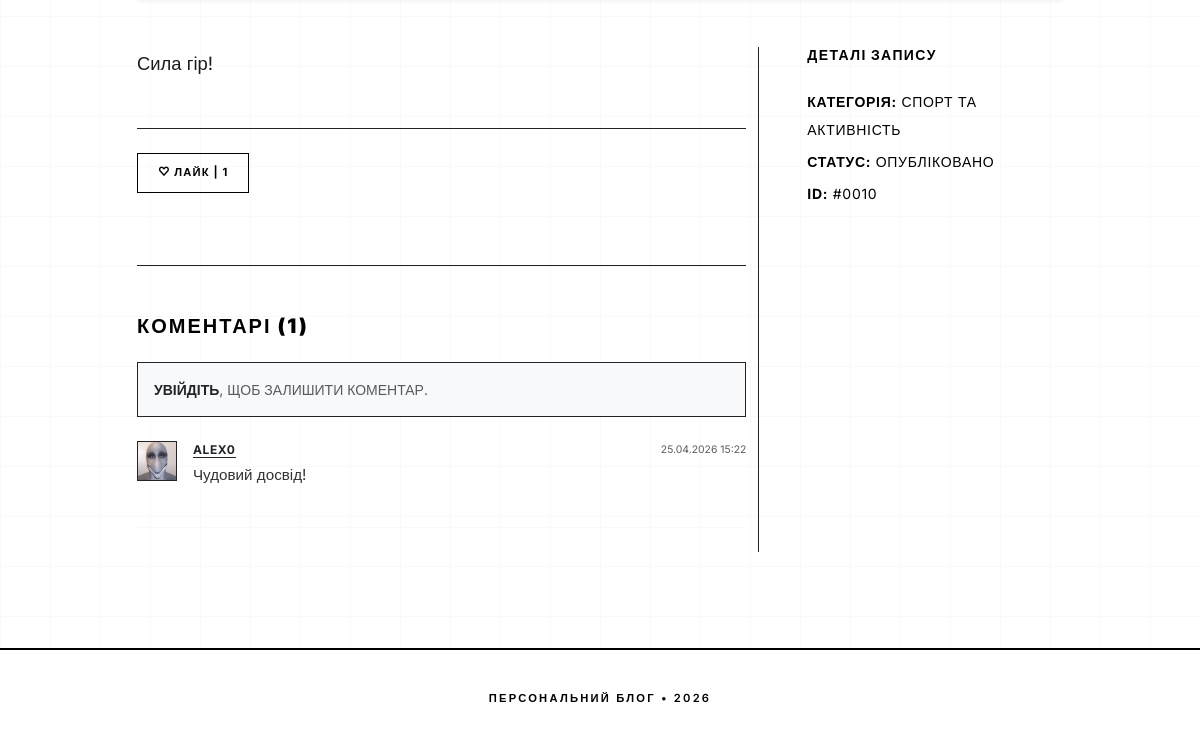
Before: /post/10/ (lower part) with the older database file.
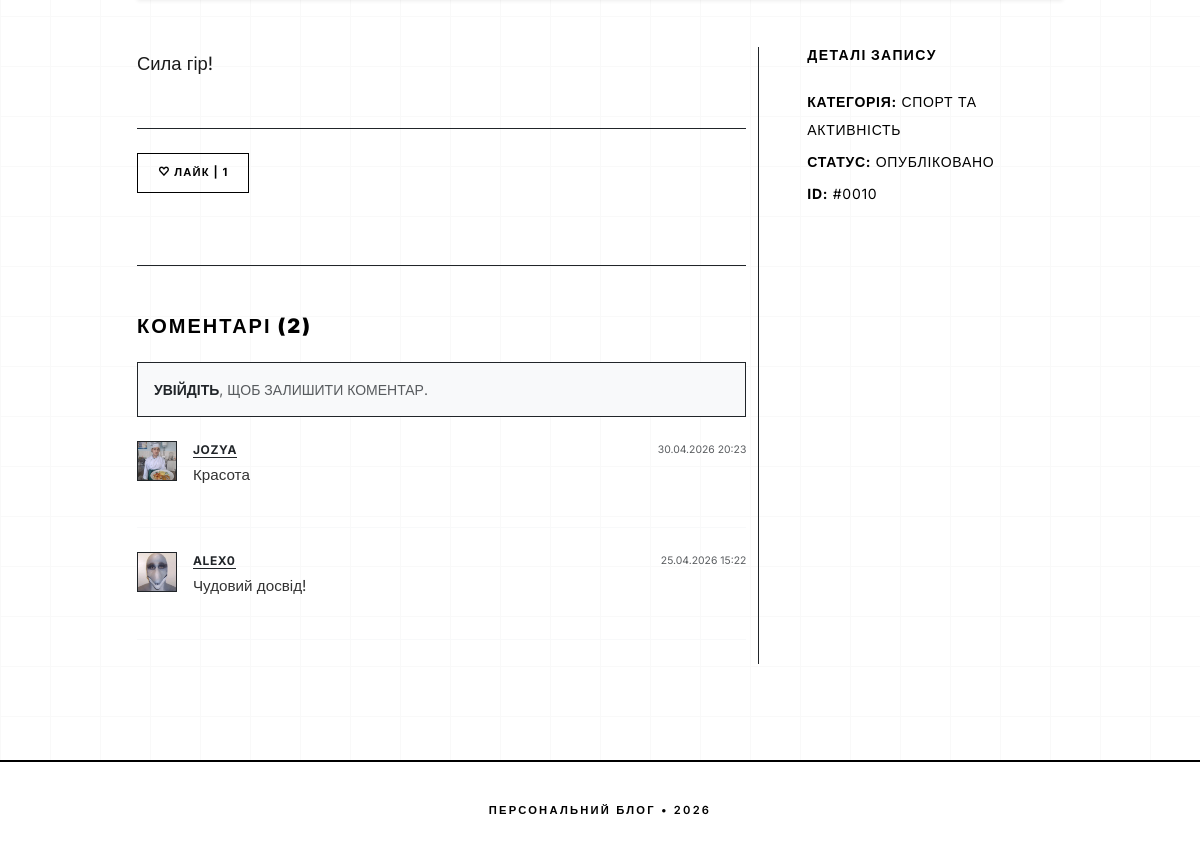
After: the same page with the newer database file.
### blog/models.py (models this page shows, shortened)
class Post(models.Model):
    STATUS_CHOICES = [
        ('draft', 'Чернетка'),
        ('published', 'Публічна публікація'),
    ]
    title = models.CharField(max_length=200)
    category = models.ForeignKey(Category, on_delete=models.CASCADE)
    author = models.ForeignKey(User, on_delete=models.CASCADE)
    body = models.TextField()
    image = models.ImageField(upload_to='posts/')
    status = models.CharField(max_length=10, choices=STATUS_CHOICES, default='draft')
    created_at = models.DateTimeField(auto_now_add=True)
    likes = models.ManyToManyField(User, related_name='blog_posts', blank=True)
    def total_likes(self):
        return self.likes.count()

class Comment(models.Model):
    post = models.ForeignKey(Post, related_name="comments", on_delete=models.CASCADE)
    author = models.ForeignKey(User, on_delete=models.CASCADE)
    body = models.TextField()
    created_at = models.DateTimeField(auto_now_add=True)

class Profile(models.Model):
    user = models.OneToOneField(User, on_delete=models.CASCADE)
    avatar = models.ImageField(upload_to='avatars/', default='avatars/default.png')
    bio = models.TextField(max_length=350, blank=True)

class Category(models.Model):
    name = models.CharField(max_length=100)

### blog/views.py (the view)
# urls.py: path('post/<int:pk>/', views.post_detail, name='post_detail'),
def post_detail(request, pk):
    post = get_object_or_404(Post, pk=pk)
    comments = post.comments.all().order_by('-created_at')
    if request.method == 'POST':
        form = CommentForm(request.POST)
        if form.is_valid():
            comment = form.save(commit=False)
            comment.post = post
            comment.author = request.user
            comment.save()
            return redirect('post_detail', pk=post.pk)
    else:
        form = CommentForm()
        liked = post.likes.filter(id=request.user.id).exists()
        return render(request, 'blog/post_detail.html', {
            'post': post,
            'comments': comments,
            'form': form,
            'liked': liked,
            'total_likes': post.total_likes()
        })

### blog/templates/blog/post_detail.html (shortened to what this page needs)
{% extends 'base.html' %}
{% block content %}
<div class="container py-5">
    <div class="row justify-content-center">
        <div class="col-lg-10">
            <div class="post-body">
                <div class="row">
                    <div class="col-md-8">
                        <div class="content" style="font-size: 1.15rem; line-height: 1.8; color: #1a1a1a;">
                            {{ post.body|linebreaks }}
                        </div>
                        <div class="py-4 border-top border-dark mt-5">
                            <form action="{% url 'like_post' post.pk %}" method="POST" class="d-inline">
                                <button type="submit" class="btn {% if liked %}btn-dark{% else %}btn-outline-dark{% endif %} px-4 fw-bold rounded-0"
                                        style="height: 40px; text-transform: uppercase; font-size: 0.7rem; letter-spacing: 0.1em;">
                                    {% if liked %}♥ ЛАЙКНУТО{% else %}♡ ЛАЙК{% endif %} | {{ total_likes }}
                                </button>
                            </form>
                        </div>
                        <div class="mt-5 pt-5 border-top border-dark" id="comments">
                            <h5 class="fw-black text-uppercase mb-4" style="letter-spacing: 0.1em;">Коментарі ({{ comments.count }})</h5>
                            {% if user.is_authenticated %}
                                <div class="mb-5 p-4 border border-dark bg-white rounded-0">
                                    <form method="post">
                                        {% csrf_token %}
                                        <div class="mb-3">
                                            {{ form.body }}
                                        </div>
                                        <button type="submit" class="btn btn-dark w-100 rounded-0 fw-bold py-2" style="letter-spacing: 0.2em; font-size: 0.75rem;">
                                            ОПУБЛІКУВАТИ
                                        </button>
                                    </form>
                                </div>
                            {% else %}
                                <p class="small text-uppercase text-muted border p-3 border-dark bg-light rounded-0">
                                    <a href="{% url 'login' %}" class="text-dark fw-bold">Увійдіть</a>, щоб залишити коментар.
                                </p>
                            {% endif %}
                            <div class="comment-list mt-4">
                                {% for comment in comments %}
                                    <div class="d-flex gap-3 mb-4 pb-4 border-bottom border-light">
                                        <div class="flex-shrink-0">
                                            <a href="{% url 'profile' comment.author.pk %}">
                                                {% if comment.author.profile.avatar %}
                                                    <img src="{{ comment.author.profile.avatar.url }}"
                                                         class="rounded-0 border border-dark"
                                                         style="width: 40px; height: 40px; object-fit: cover;">
                                                {% else %}
                                                    <div class="rounded-0 bg-dark d-flex align-items-center justify-content-center text-white"
                                                         style="width: 40px; height: 40px; font-size: 0.8rem; font-weight: 700;">
                                                        {{ comment.author.username|slice:":1"|upper }}
                                                    </div>
                                                {% endif %}
                                            </a>
                                        </div>
                                        <div class="flex-grow-1">
                                            <div class="d-flex justify-content-between align-items-center mb-1">
                                                <span class="fw-bold text-uppercase" style="font-size: 0.75rem; letter-spacing: 0.05em;">
                                                    <a href="{% url 'profile' comment.author.pk %}" class="text-dark text-decoration-none border-bottom border-dark">
                                                        {{ comment.author.username }}
                                                    </a>
                                                </span>
                                                <div class="d-flex align-items-center gap-2">
                                                    <span class="text-muted" style="font-size: 0.65rem;">
                                                        {{ comment.created_at|date:"d.m.Y H:i" }}
                                                    </span>
                                                </div>
                                            </div>
                                            <div class="comment-body" style="font-size: 0.95rem; line-height: 1.6; color: #333;">
                                                {{ comment.body|linebreaks }}
                                            </div>
                                        </div>
                                    </div>
                                {% empty %}
                                    <p class="text-muted text-uppercase small" style="letter-spacing: 0.1em;">Коментарів поки немає.</p>
                                {% endfor %}
                            </div>
                        </div>
                    </div>
                    <div class="col-md-4 border-start border-dark ps-md-5 mt-5 mt-md-0">
                        <div class="sticky-top" style="top: 120px;">
                            <h5 class="small fw-black text-uppercase mb-4" style="letter-spacing: 0.1em;">Деталі запису</h5>
                            <ul class="list-unstyled small text-uppercase" style="letter-spacing: 0.05em; line-height: 2;">
                                <li class="mb-1"><strong>Категорія:</strong> {{ post.category.name }}</li>
                                <li class="mb-1"><strong>Статус:</strong> Опубліковано</li>
                                <li class="mb-1"><strong>ID:</strong> #00{{ post.pk }}</li>
                            </ul>
                        </div>
                    </div>
                </div>
            </div>
        </div>
    </div>
</div>
{% endblock %}

### blog/templates/base.html (shortened to what this page needs)
<!DOCTYPE html>
<html lang="uk">
<head>
    <link href="https://cdn.jsdelivr.net/npm/bootstrap@5.3.0/dist/css/bootstrap.min.css" rel="stylesheet">
</head>
<body>
<div class="content-wrapper">
    {% block content %}{% endblock %}
</div>
<footer class="text-center mt-5">
    <p class="m-0 text-uppercase">ПЕРСОНАЛЬНИЙ БЛОГ &bull; 2026</p>
</footer>
</body>
</html>

### blog/templates/base.html (style rules this page uses)
html, body { background-color: #ffffff !important; color: #000000 !important; margin: 0; padding: 0; font-family: 'Inter', sans-serif; -webkit-font-smoothing: antialiased; }
body { background-image: linear-gradient(#f9f9f9 1px, transparent 1px), linear-gradient(90deg, #f9f9f9 1px, transparent 1px); background-size: 50px 50px; background-attachment: fixed; }
.btn-minimal, .btn-outline-dark.rounded-0, button.btn-minimal-submit, .nav-btn-custom { display: inline-flex !important; align-items: center !important; justify-content: center !important; height: 40px !important; padding: 0 20px !important; background-color: #000000; color: #ffffff !important; border: 1px solid #000000; border-radius: 0 !important; font-size: 0.7rem; font-weight: 700; text-transform: uppercase; letter-spacing: 0.1em; text-decoration: none !important; transition: all 0.2s ease; cursor: pointer; line-height: 1 !important; box-sizing: border-box; white-space: nowrap; }
.btn-outline-dark.rounded-0 { background-color: transparent !important; color: #000000 !important; }
.content-wrapper { min-height: calc(100vh - 160px); }
footer { border-top: 2px solid #000000; padding: 40px 0; background: #ffffff; font-size: 0.7rem; letter-spacing: 0.2em; font-weight: 600; }
a { color: inherit !important; text-decoration: none !important; }
.fw-black { font-weight: 900; }

### blog/templates/blog/post_detail.html (style rules this page uses)
.fw-black { font-weight: 900; }
.content p { margin-bottom: 2rem; }

Changed rows visible on the page:
added Comment: author.profile.avatar (picture), author.username "JOZYA", created_at "30.04.2026 20:23", body "Красота"
Other visible differences:
{{ comments.count }}: "1" → "2"
